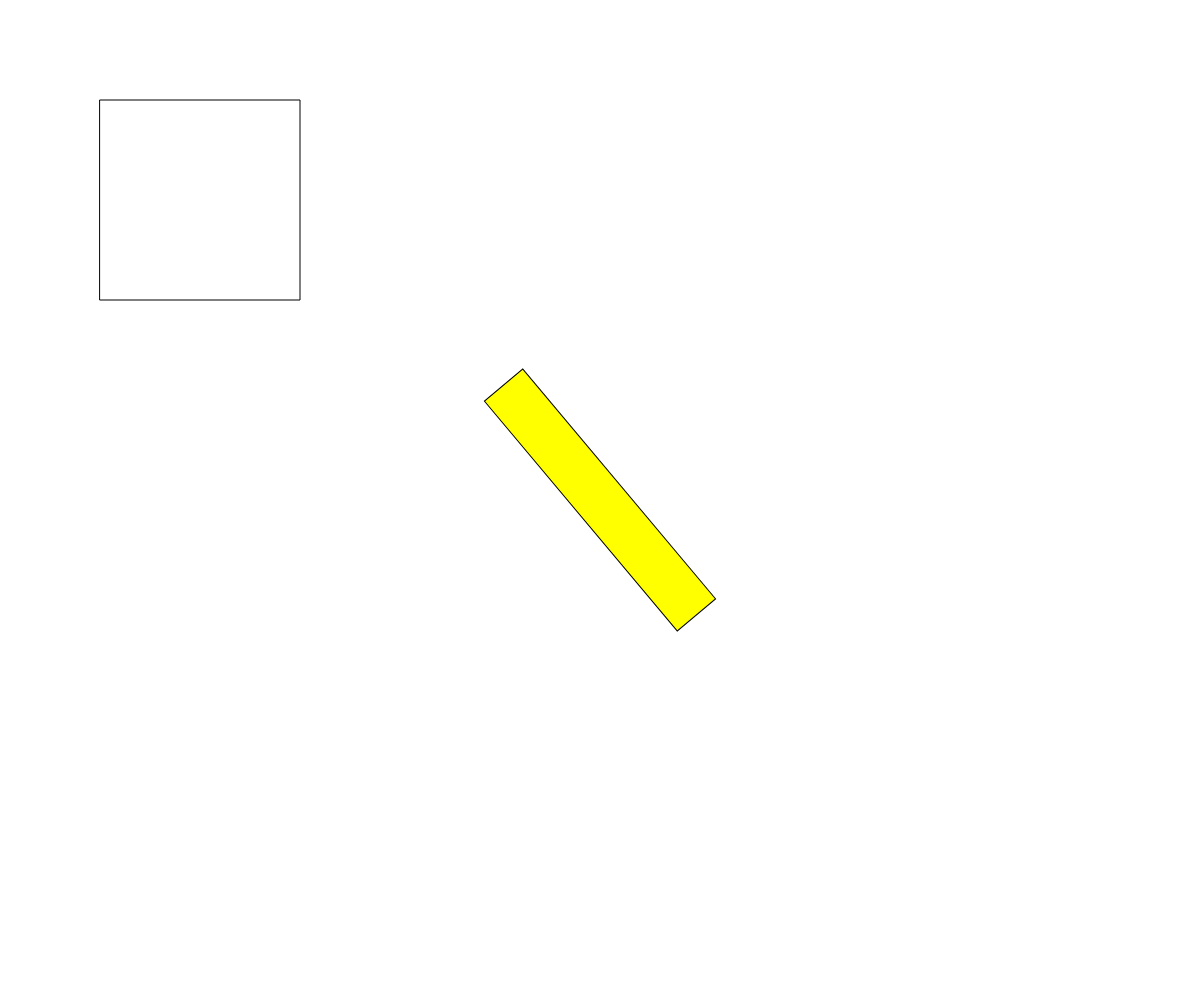
Frame 1 (no input)
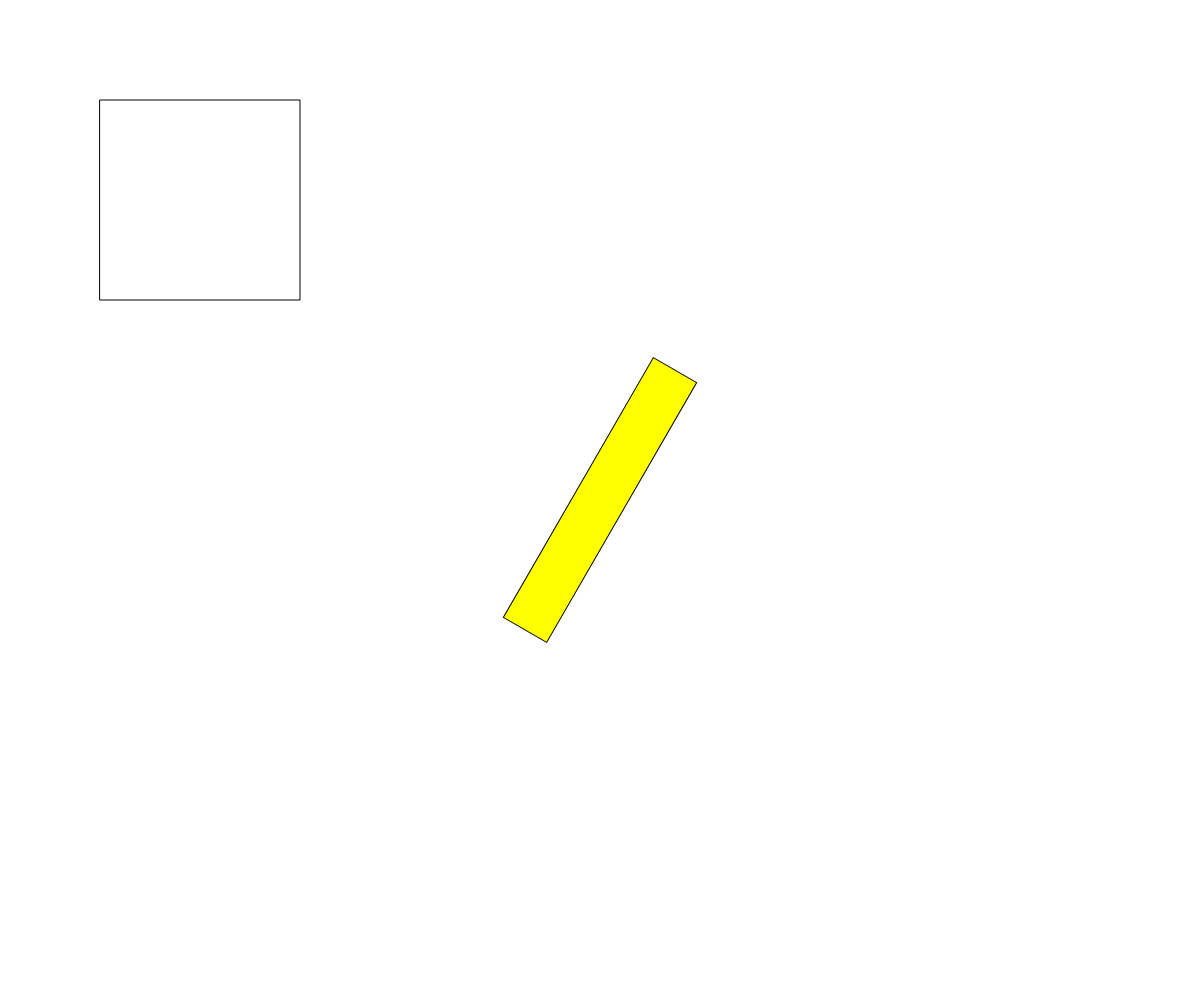
Frame 60 (no input)
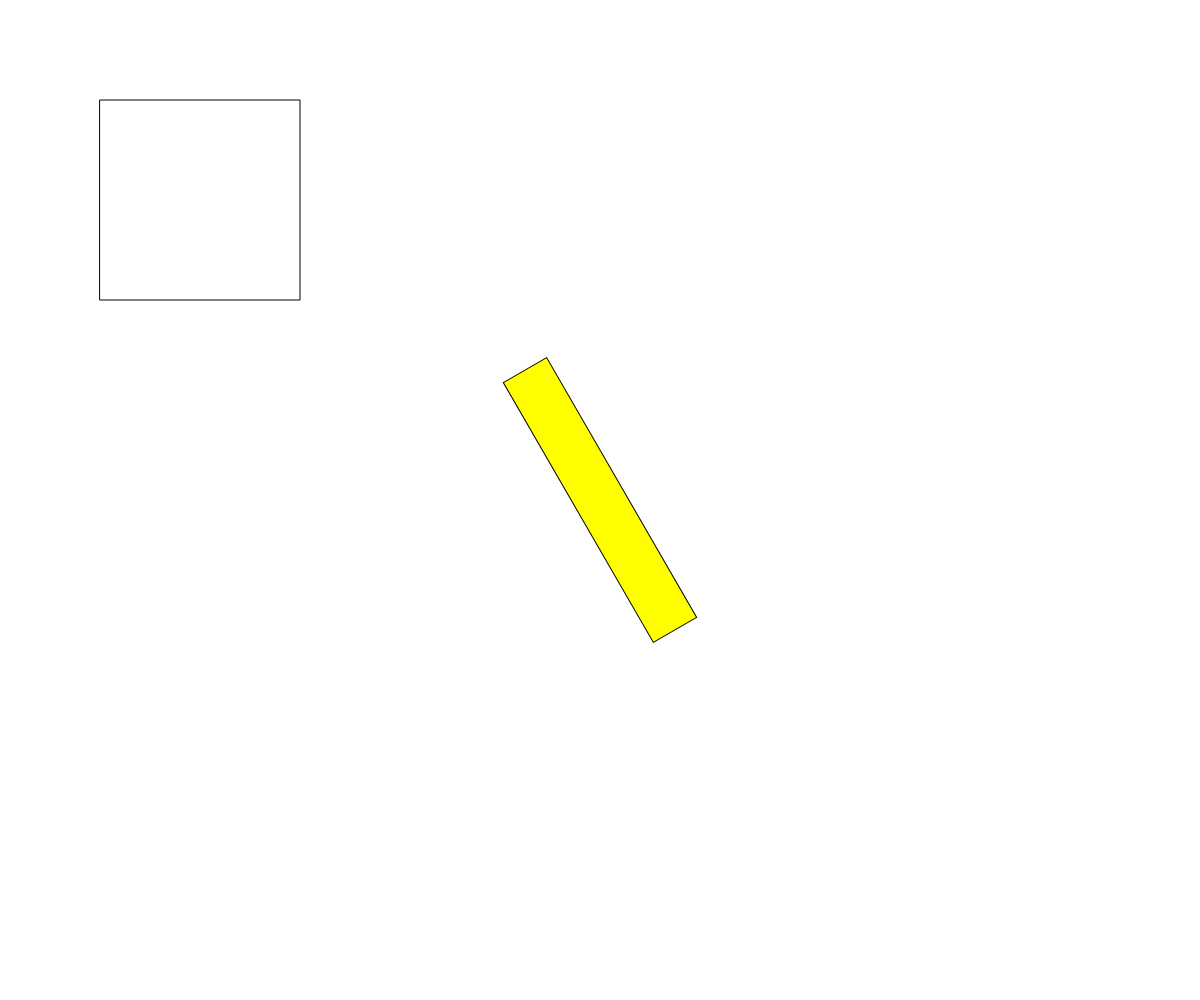
Frame 120 (the mouse pressed at the canvas centre since frame 60)

The p5.js sketch that drew these frames (run headless with seeded random() and noise() and a simulated clock; from frame 60 on, the mouse is pressed at the canvas centre):

// p5.js sketch
// ── sketch.js
// Translations Demo
// Roger Lam
// March 13, 2018

// global variables

// the preload function guarentees that the code inside the function is
// executed before the rest of the program runs -- helpful for things
// like loading images
function preload() {

}

// the setup function will only run once (before the draw loop begins)
// this is where you want to set up the environment (size of canvas, etc)
function setup() {
  createCanvas(windowWidth, windowHeight);
}

function draw() {
  background(255);
  push();
  fill("yellow");
  angleMode(DEGREES);
  translate(width / 2, height / 2);
  rectMode(CENTER);
  rotate(frameCount * 50);
  rect(0, 0, 300, 50);
  pop();
  rect(100, 100, 200, 200);
}
